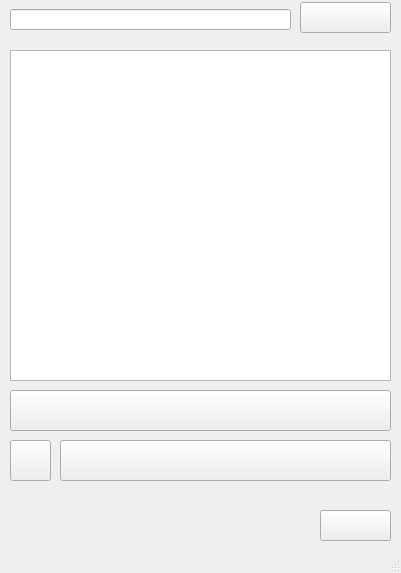
<?xml version="1.0" encoding="UTF-8"?>
<ui version="4.0">
 <class>MainWindow</class>
 <widget class="QMainWindow" name="MainWindow">
  <property name="geometry">
   <rect>
    <x>0</x>
    <y>0</y>
    <width>401</width>
    <height>573</height>
   </rect>
  </property>
  <property name="sizePolicy">
   <sizepolicy hsizetype="Fixed" vsizetype="Fixed">
    <horstretch>0</horstretch>
    <verstretch>0</verstretch>
   </sizepolicy>
  </property>
  <property name="windowTitle">
   <string>DSS</string>
  </property>
  <widget class="QWidget" name="centralwidget">
   <property name="sizePolicy">
    <sizepolicy hsizetype="Fixed" vsizetype="Fixed">
     <horstretch>0</horstretch>
     <verstretch>0</verstretch>
    </sizepolicy>
   </property>
   <widget class="QStackedWidget" name="stackedWidget">
    <property name="geometry">
     <rect>
      <x>0</x>
      <y>0</y>
      <width>400</width>
      <height>570</height>
     </rect>
    </property>
    <property name="sizePolicy">
     <sizepolicy hsizetype="Fixed" vsizetype="Fixed">
      <horstretch>0</horstretch>
      <verstretch>0</verstretch>
     </sizepolicy>
    </property>
    <widget class="QWidget" name="page_home">
     <property name="sizePolicy">
      <sizepolicy hsizetype="Fixed" vsizetype="Fixed">
       <horstretch>0</horstretch>
       <verstretch>0</verstretch>
      </sizepolicy>
     </property>
     <widget class="QWidget" name="widget_logo" native="true">
      <property name="geometry">
       <rect>
        <x>10</x>
        <y>490</y>
        <width>291</width>
        <height>51</height>
       </rect>
      </property>
     </widget>
     <widget class="QPushButton" name="pushButton_delete">
      <property name="geometry">
       <rect>
        <x>10</x>
        <y>440</y>
        <width>41</width>
        <height>41</height>
       </rect>
      </property>
      <property name="text">
       <string/>
      </property>
     </widget>
     <widget class="QPushButton" name="pushButton_search">
      <property name="geometry">
       <rect>
        <x>300</x>
        <y>2</y>
        <width>91</width>
        <height>31</height>
       </rect>
      </property>
      <property name="text">
       <string/>
      </property>
     </widget>
     <widget class="QLineEdit" name="lineEdit_search">
      <property name="geometry">
       <rect>
        <x>10</x>
        <y>9</y>
        <width>281</width>
        <height>21</height>
       </rect>
      </property>
     </widget>
     <widget class="QPushButton" name="pushButton_detail">
      <property name="geometry">
       <rect>
        <x>60</x>
        <y>440</y>
        <width>331</width>
        <height>41</height>
       </rect>
      </property>
      <property name="text">
       <string/>
      </property>
     </widget>
     <widget class="QListWidget" name="listWidget">
      <property name="geometry">
       <rect>
        <x>10</x>
        <y>50</y>
        <width>381</width>
        <height>331</height>
       </rect>
      </property>
     </widget>
     <widget class="QPushButton" name="pushButton_exit">
      <property name="geometry">
       <rect>
        <x>320</x>
        <y>510</y>
        <width>71</width>
        <height>31</height>
       </rect>
      </property>
      <property name="text">
       <string/>
      </property>
     </widget>
     <widget class="QPushButton" name="pushButton_create">
      <property name="geometry">
       <rect>
        <x>10</x>
        <y>390</y>
        <width>381</width>
        <height>41</height>
       </rect>
      </property>
      <property name="text">
       <string/>
      </property>
     </widget>
    </widget>
    <widget class="QWidget" name="page_detail">
     <property name="sizePolicy">
      <sizepolicy hsizetype="Fixed" vsizetype="Fixed">
       <horstretch>0</horstretch>
       <verstretch>0</verstretch>
      </sizepolicy>
     </property>
     <widget class="QLabel" name="label_first_name_create">
      <property name="geometry">
       <rect>
        <x>10</x>
        <y>20</y>
        <width>61</width>
        <height>16</height>
       </rect>
      </property>
      <property name="text">
       <string>First Name:</string>
      </property>
     </widget>
     <widget class="QLabel" name="label_last_name_create">
      <property name="geometry">
       <rect>
        <x>10</x>
        <y>50</y>
        <width>61</width>
        <height>16</height>
       </rect>
      </property>
      <property name="text">
       <string>Last Name:</string>
      </property>
     </widget>
     <widget class="QLabel" name="label_phone_primary_create">
      <property name="geometry">
       <rect>
        <x>10</x>
        <y>100</y>
        <width>81</width>
        <height>16</height>
       </rect>
      </property>
      <property name="text">
       <string>Primary Phone:</string>
      </property>
     </widget>
     <widget class="QLabel" name="label_phone_other_create">
      <property name="geometry">
       <rect>
        <x>10</x>
        <y>130</y>
        <width>71</width>
        <height>16</height>
       </rect>
      </property>
      <property name="text">
       <string>Other Phone:</string>
      </property>
     </widget>
     <widget class="QLabel" name="label_address_1_create">
      <property name="geometry">
       <rect>
        <x>10</x>
        <y>180</y>
        <width>47</width>
        <height>13</height>
       </rect>
      </property>
      <property name="text">
       <string>Address:</string>
      </property>
     </widget>
     <widget class="QLabel" name="label_address_2_create">
      <property name="geometry">
       <rect>
        <x>10</x>
        <y>210</y>
        <width>47</width>
        <height>13</height>
       </rect>
      </property>
      <property name="text">
       <string>Address 2</string>
      </property>
     </widget>
     <widget class="QLabel" name="label_address_3_create">
      <property name="geometry">
       <rect>
        <x>10</x>
        <y>240</y>
        <width>81</width>
        <height>16</height>
       </rect>
      </property>
      <property name="frameShape">
       <enum>QFrame::NoFrame</enum>
      </property>
      <property name="text">
       <string>City, State, Zip</string>
      </property>
     </widget>
     <widget class="QLabel" name="label_notes_create">
      <property name="geometry">
       <rect>
        <x>10</x>
        <y>300</y>
        <width>47</width>
        <height>13</height>
       </rect>
      </property>
      <property name="text">
       <string>Notes:</string>
      </property>
     </widget>
     <widget class="QTextEdit" name="textEdit_notes_create">
      <property name="geometry">
       <rect>
        <x>10</x>
        <y>320</y>
        <width>381</width>
        <height>161</height>
       </rect>
      </property>
     </widget>
     <widget class="QPushButton" name="pushButton_save">
      <property name="geometry">
       <rect>
        <x>10</x>
        <y>500</y>
        <width>111</width>
        <height>41</height>
       </rect>
      </property>
      <property name="text">
       <string>Save</string>
      </property>
     </widget>
     <widget class="QPushButton" name="pushButton_cancel">
      <property name="geometry">
       <rect>
        <x>280</x>
        <y>500</y>
        <width>111</width>
        <height>41</height>
       </rect>
      </property>
      <property name="text">
       <string>Cancel</string>
      </property>
     </widget>
     <widget class="QLineEdit" name="lineEdit_first_name_create">
      <property name="geometry">
       <rect>
        <x>80</x>
        <y>20</y>
        <width>181</width>
        <height>20</height>
       </rect>
      </property>
     </widget>
     <widget class="QLineEdit" name="lineEdit_last_name_create">
      <property name="geometry">
       <rect>
        <x>80</x>
        <y>50</y>
        <width>181</width>
        <height>20</height>
       </rect>
      </property>
     </widget>
     <widget class="QLineEdit" name="lineEdit_primary_phone_1">
      <property name="geometry">
       <rect>
        <x>100</x>
        <y>100</y>
        <width>31</width>
        <height>20</height>
       </rect>
      </property>
     </widget>
     <widget class="QLineEdit" name="lineEdit_primary_phone_2">
      <property name="geometry">
       <rect>
        <x>150</x>
        <y>100</y>
        <width>31</width>
        <height>20</height>
       </rect>
      </property>
     </widget>
     <widget class="QLineEdit" name="lineEdit_primary_phone_3">
      <property name="geometry">
       <rect>
        <x>200</x>
        <y>100</y>
        <width>61</width>
        <height>20</height>
       </rect>
      </property>
     </widget>
     <widget class="QLabel" name="label_paran1">
      <property name="geometry">
       <rect>
        <x>90</x>
        <y>100</y>
        <width>21</width>
        <height>16</height>
       </rect>
      </property>
      <property name="text">
       <string>(</string>
      </property>
     </widget>
     <widget class="QLabel" name="label_paran2">
      <property name="geometry">
       <rect>
        <x>140</x>
        <y>100</y>
        <width>16</width>
        <height>16</height>
       </rect>
      </property>
      <property name="text">
       <string>)</string>
      </property>
     </widget>
     <widget class="QLabel" name="label_phone_hyphen">
      <property name="geometry">
       <rect>
        <x>190</x>
        <y>100</y>
        <width>16</width>
        <height>16</height>
       </rect>
      </property>
      <property name="text">
       <string>-</string>
      </property>
     </widget>
     <widget class="QLineEdit" name="lineEdit_other_phone_2">
      <property name="geometry">
       <rect>
        <x>150</x>
        <y>130</y>
        <width>31</width>
        <height>20</height>
       </rect>
      </property>
     </widget>
     <widget class="QLabel" name="label_paran2_2">
      <property name="geometry">
       <rect>
        <x>140</x>
        <y>130</y>
        <width>16</width>
        <height>16</height>
       </rect>
      </property>
      <property name="text">
       <string>)</string>
      </property>
     </widget>
     <widget class="QLineEdit" name="lineEdit_other_phone_3">
      <property name="geometry">
       <rect>
        <x>200</x>
        <y>130</y>
        <width>61</width>
        <height>20</height>
       </rect>
      </property>
     </widget>
     <widget class="QLabel" name="label_paran1_2">
      <property name="geometry">
       <rect>
        <x>90</x>
        <y>130</y>
        <width>21</width>
        <height>16</height>
       </rect>
      </property>
      <property name="text">
       <string>(</string>
      </property>
     </widget>
     <widget class="QLabel" name="label_phone_hyphen_2">
      <property name="geometry">
       <rect>
        <x>190</x>
        <y>130</y>
        <width>16</width>
        <height>16</height>
       </rect>
      </property>
      <property name="text">
       <string>-</string>
      </property>
     </widget>
     <widget class="QLineEdit" name="lineEdit_other_phone_1">
      <property name="geometry">
       <rect>
        <x>100</x>
        <y>130</y>
        <width>31</width>
        <height>20</height>
       </rect>
      </property>
     </widget>
     <widget class="QLineEdit" name="lineEdit_address_1">
      <property name="geometry">
       <rect>
        <x>60</x>
        <y>180</y>
        <width>251</width>
        <height>20</height>
       </rect>
      </property>
     </widget>
     <widget class="QLineEdit" name="lineEdit_address_2">
      <property name="geometry">
       <rect>
        <x>70</x>
        <y>210</y>
        <width>241</width>
        <height>20</height>
       </rect>
      </property>
     </widget>
     <widget class="QLineEdit" name="lineEdit_address_3">
      <property name="geometry">
       <rect>
        <x>90</x>
        <y>240</y>
        <width>121</width>
        <height>20</height>
       </rect>
      </property>
     </widget>
     <widget class="QLineEdit" name="lineEdit_address_4">
      <property name="geometry">
       <rect>
        <x>220</x>
        <y>240</y>
        <width>31</width>
        <height>20</height>
       </rect>
      </property>
     </widget>
     <widget class="QLineEdit" name="lineEdit_address_5">
      <property name="geometry">
       <rect>
        <x>260</x>
        <y>240</y>
        <width>51</width>
        <height>20</height>
       </rect>
      </property>
     </widget>
     <widget class="QLabel" name="label_id_1">
      <property name="geometry">
       <rect>
        <x>290</x>
        <y>20</y>
        <width>21</width>
        <height>16</height>
       </rect>
      </property>
      <property name="text">
       <string>ID:</string>
      </property>
     </widget>
     <widget class="QLabel" name="label_id_2">
      <property name="geometry">
       <rect>
        <x>310</x>
        <y>20</y>
        <width>47</width>
        <height>13</height>
       </rect>
      </property>
      <property name="text">
       <string>12345678</string>
      </property>
     </widget>
    </widget>
   </widget>
  </widget>
  <widget class="QStatusBar" name="statusbar"/>
 </widget>
 <resources/>
 <connections/>
</ui>
